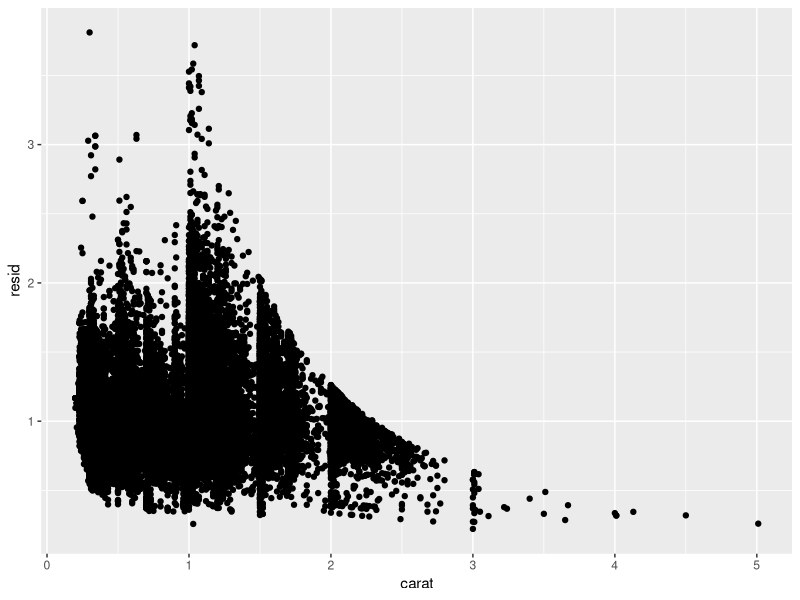
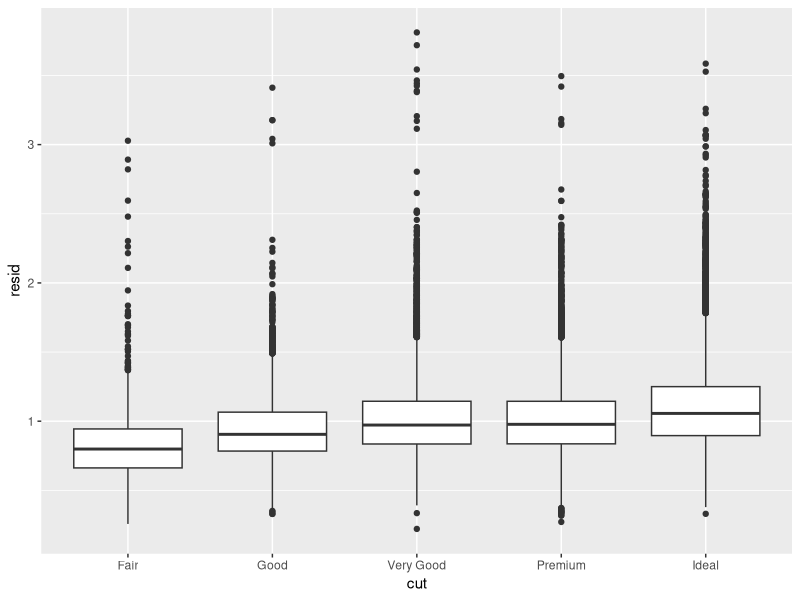

The R source for these figures, in order:
## ---- chunk 1
knitr::opts_chunk$set(echo = TRUE)
## ---- chunk 2
library(tidyverse)

library(modelr)

mod <- lm(log(price) ~ log(carat), data = diamonds)
diamonds2 <- diamonds %>%
add_residuals(mod) %>%
mutate(resid = exp(resid))
   
## ---- chunk 3

ggplot(data = diamonds2) +
 geom_point(mapping = aes(x = carat, y = resid))
## ---- chunk 4

ggplot(data = diamonds2) +
 geom_boxplot(mapping = aes(x = cut, y = resid))
